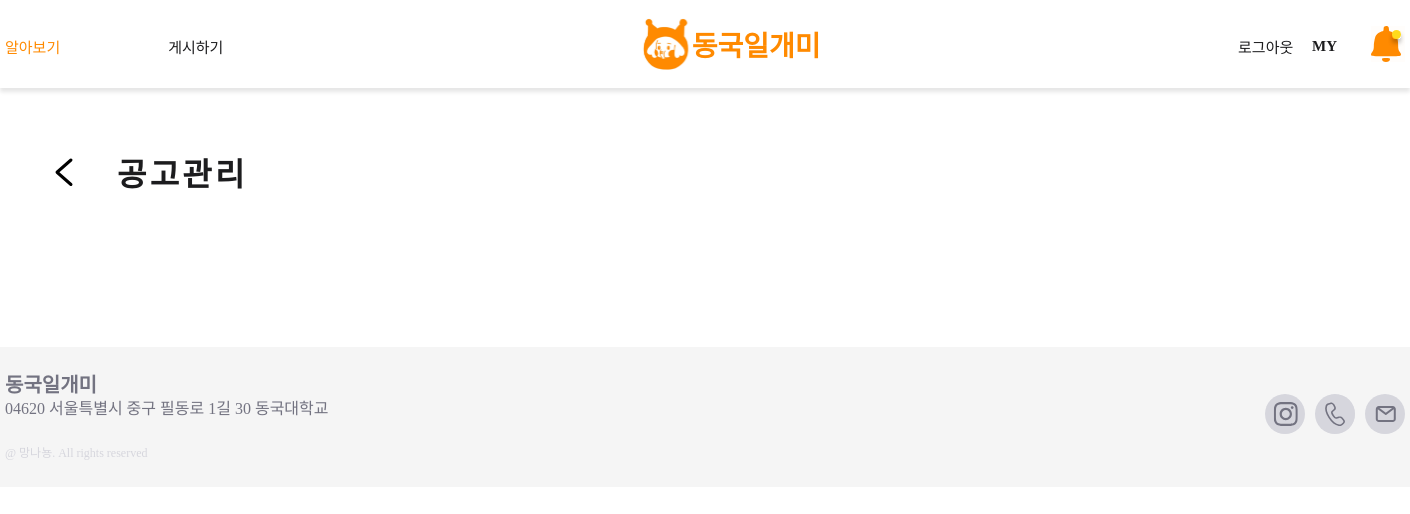
The page /users/staff-mypost/ (signed in) on the database as committed earlier.
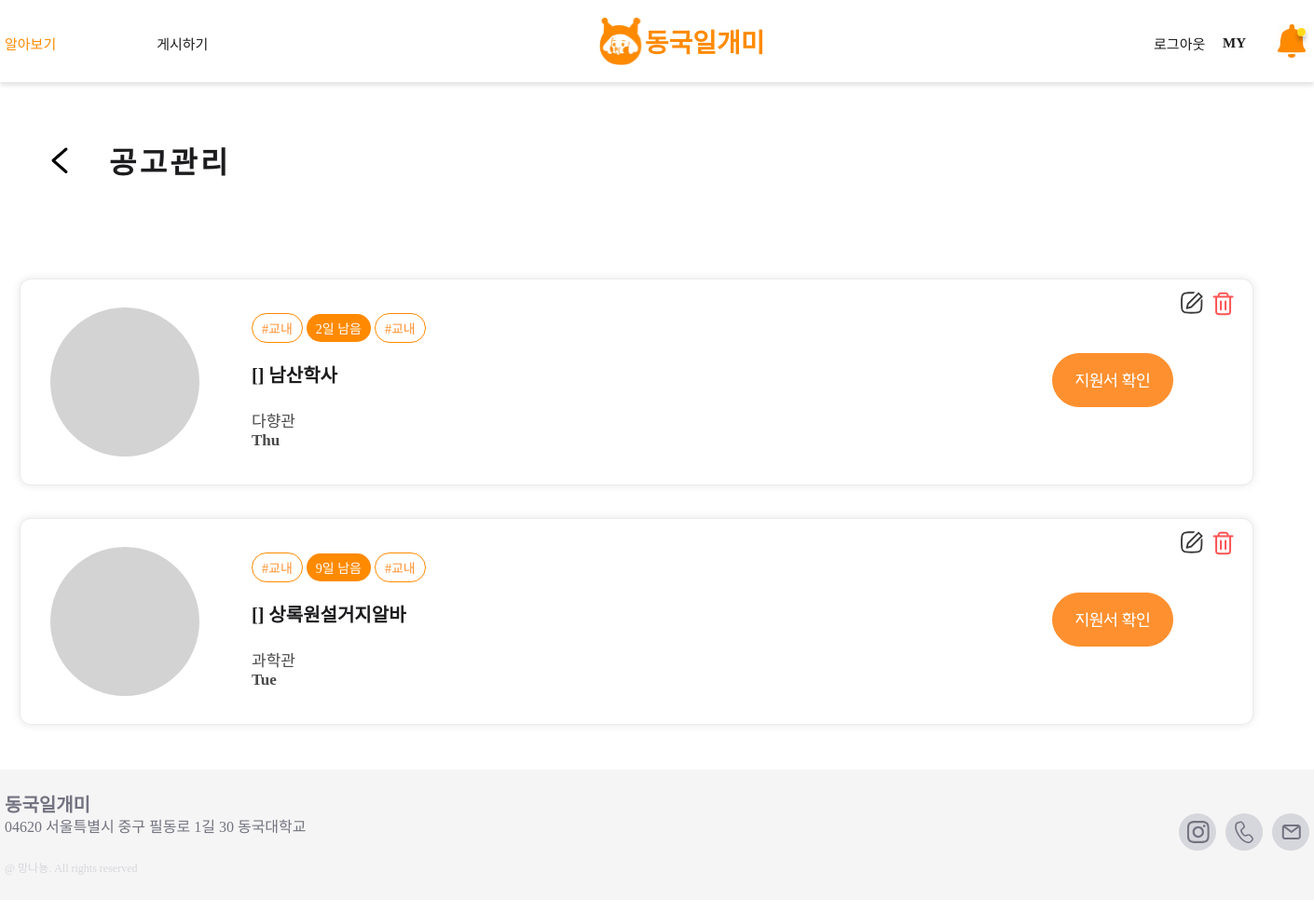
The same page on the database as committed later.
### main/models.py (models this page shows, shortened)
class Post(models.Model):
    writer = models.ForeignKey(User, null=False, blank=False, on_delete=models.CASCADE)
    title = models.CharField(max_length=50)
    building = models.ImageField(upload_to="post/", blank=True, null=True)
    organization = models.CharField(max_length=50, null=True)
    department = models.CharField(max_length=50, null=True)
    is_income_bracket = models.PositiveIntegerField(null=False, default=0) #boolean
    start_date = models.DateField(null=True)
    end_date = models.DateField(null=True)
    deadline = models.DateField(null=True)
    day_left = models.IntegerField(null=True)#남은날짜
    place = models.CharField(max_length=50, blank=False)
    time = models.TextField(max_length=50, null=False)
    recruitment = models.PositiveIntegerField(null=True, default=0)
    wage = models.PositiveIntegerField(null=True, default=0)
    body = models.TextField()
    file = models.ImageField(upload_to="post/", blank=True, null=True)
    pub_date = models.DateTimeField()
    scrap = models.ManyToManyField(User, related_name='scraped', blank=True, default=None)
    scrap_count = models.PositiveIntegerField(default=0)
    inquiry = models.PositiveIntegerField(default=0)
    applicated_count = models.PositiveIntegerField(default=0)

### users/views.py (the view)
# urls.py: path('staff-mypost/', staff_mypost, name="staff-mypost"),
def staff_mypost(request):
    posts = Post.objects.filter(writer=request.user.id)
    return render(request, 'users/staff_mypost.html', {'posts':posts})

### users/templates/users/staff_mypost.html (shortened to what this page needs)
{% extends 'base.html' %}
{% load static %}
{% block content %}
<link
    rel="stylesheet"
    type="text/css"
    href="{% static 'css/users/staff_mypost.css'%}"
/>
<div class="content" id="header">
    <a href="">
        <img src="{% static 'images/icons/vector.svg' %}" id="vector">
    </a>
    <span class="Capital Caption" style="margin-bottom:0.5em;">공고관리</span>
</div>
<div class="content" id="main2">
    {% if posts %}
        {% for post in posts %}
        <div class="card">
            <div class="more_function">
                <a href="">
                    <img src="{% static 'images/icons/fix.svg' %}">
                </a>
                <button type="button" name="trash" onclick="delete_Card(this)">
                    <img src="{% static 'images/icons/trash.svg' %}">
                </button>
            </div>
            <span class="photo">
                <span class="architecture"></span>
            </span>
            <span class="detail">
                <div class="information">
                    <span class="info classification small orange">
                        #{{post.department}}
                    </span>
                    <span class="info date small white">
                        {% if post.day_left >= 0 %}
                            {{ post.day_left }}일 남음
                        {% else %}
                            지원 마감
                        {% endif %}
                    </span>
                    <span class="info classification small orange">
                        #{{post.department}}
                    </span>
                </div>
                <a class="title Caption big" href="{% url 'main:post-detail' post.id %}">
                    [{{post.organization}}] {{post.title}}
                </a>
                <div class="Caption light up">
                    <div>{{post.place}}</div>
                    <div>{{post.time}}</div>
                </div>
            </span>
            <a href="" class="more_info">
                <img src="{% static 'images/icons/check_application.svg' %}"/>
            </a>
        </div>
        {% endfor %}
    {% endif %}
</div>
{% endblock %}

### project/templates/base.html (shortened to what this page needs)
<!DOCTYPE html>
{% load static %}
<html lang="ko">
  <head>
  </head>
  <body style="margin : 0px;">
    <div class="container">
      {% include 'shared/_topnav.html' %}
      {% block content %} {% endblock %}
      {% block footer %}
        {% include 'shared/_footer.html' %}
      {% endblock %}
    </div>
  </body>
</html>

### project/templates/shared/_topnav.html (shortened to what this page needs)
{% load static %}
<link
  rel="stylesheet"
  type="text/css"
  href="{% static 'css/shared/topnav.css'%}"
/>
<div class="screen">
  <div class="topnav">
    <div class="nav-1 header-font">
      <div class="div">
        <div class="nav-2">
          <a class="Caption" href="{% url 'main:mainlistpage' %}">알아보기</a>
          {% if user.profile.student_or_staff == 'student' %}
            <a class="Caption" href="">지원현황</a>
          {% elif user.profile.student_or_staff == 'staff' %}
            <a class="Caption" href="{% url 'main:new-post' %}">게시하기</a>
          {% else %}
            <a class="Caption" href="{% url 'main:new-post' %}">게시하기</a>
          {% endif %}
        </div>
        <a class="logo logo-font" href="{% url 'main:mainpage' %}">
          <img src="{% static 'images/logo.svg' %}" />
          동국일개미
        </a>
        <div class="nav-3">
          {% if user.is_authenticated %}
          <a class="Caption" href="/accounts/logout/">로그아웃</a>
            {% if user.profile.student_or_staff == 'student' %}
            <a class="Caption" href="{% url 'users:student_mypage' %}">MY</a>
            {% elif user.profile.student_or_staff == 'staff' %}
            <a class="Caption" href="{% url 'users:staff-mypage' %}">MY</a>
            {% else %}
            <a class="Caption" href="{% url 'users:staff-mypage' %}">MY</a>
            {% endif %}
          {% endif %}
          <a class="Caption bell">
            <img src="{% static 'images/icons/bell.svg' %}" />
          </a>
        </div>
      </div>
    </div>
  </div>
</div>

### project/templates/shared/_footer.html (shortened to what this page needs)
{% load static %}
<link
    rel="stylesheet"
    type="text/css"
    href="{% static 'css/shared/footer.css'%}"
/>
<div class="footerScreen">
    <div class="footerFrame">
        <div class="footerTextFrame">
            <div class="nameText">동국일개미</div>
            <div class="adressText">04620 서울특별시 중구 필동로 1길 30 동국대학교</div>
            <div class="teamNameText">@ 망나뇽. All rights reserved</div>
        </div>
        <div class="footerIconFrame">
            <div class="icon">
            </div>
            <div class="icon">
            </div>
            <div class="icon">
            </div>
        </div>
    </div>
</div>

### project/static/css/shared/topnav.css (style rules this page uses)
.screen { display: flex; flex-direction: column; width: 100%; height: 88px; align-items: center; justify-content: center; box-sizing: border-box; box-shadow: 0px 4px 4px 0px rgba(0, 0, 0, 0.10); }
.topnav { display: flex; flex-direction: row; margin: 0 auto; margin-bottom: 1.75em; }
.topnav .nav-1 { display: flex; flex-direction: row; width: 1400px; }
.nav-1 .nav-2 { display: flex; gap: 6.75em; margin-top: 2em; }
.topnav .div { display: flex; width: 100%; align-items: center; justify-content: space-between; position: relative; }
.topnav .logo { display:flex; align-items: center; justify-content: center; margin-top: 1em; }
.topnav .nav-3 { display: flex; align-items: center; gap:1.18em; margin-top:2em; }
.Caption { color: #1C1C1E; font-family: "SUITE Variable"; font-size: 15px; font-style: normal; font-weight: 550; line-height: normal; }
.nav-3 .bell { margin-left: 1em; }
.logo-font { color: #FF8A00; font-family: "SUITE Variable"; font-size: 28px; font-style: normal; font-weight: 700; line-height: normal; }
a { display: inline-block; white-space: nowrap; text-decoration-line: none; }
.screen, .topnav, .nav-1, .nav-2, .topnav .div, .topnav .logo, .topnav .nav-3, .nav-3 .nav-link-account { box-sizing: border-box; }

### project/static/css/users/staff_mypost.css (style rules this page uses)
.container { width: 100%; }
.content { display: flex; flex-direction: column; width: 100%; max-width: 1400px; margin-left: 2em; gap: 10px; }
@media (min-width: 1051px) { .content { align-items: start; justify-content: center; } }
#header { margin-top: 56px; flex-direction: row; align-items: center; justify-content: flex-start; }
#vector { width: 86px; height: 74px; }
#main2 { margin-top: 4.8em; gap: 2.2em; }
.card { position: relative; display:flex; width: 82.625em; height: 13.75em; flex-shrink: 0; border-radius: 0.75em; border: 1px solid #EBEBEB; background: #FFF; box-shadow: 0px 0px 10px 0px rgba(0, 0, 0, 0.10); align-items: center; }
.photo { margin-left: 2em; }
.architecture { display:flex; width: 10em; height: 10em; border-radius:50%; background-color: #D3D3D3; }
.detail { margin-left: 3.5em; margin-right: 6.25em; }
.information { margin-bottom: 19px; }
.information .info { display: inline-block; }
.classification { display: flex; padding: 5px 10px; justify-content: center; align-items: center; gap: 8px; flex-shrink: 0; border-radius: 30px; border: 1px solid #FF8A00; background: #FFF; }
.date { display: flex; padding: 5px 10px; justify-content: center; align-items: center; gap: 8px; flex-shrink: 0; border-radius: 30px; background: #FF8A00; }
.more_info { margin-left: auto; margin-right: 5.31em; }
button { background-color: #FFF; border:none; cursor: pointer; }
.more_function { display: flex; align-items: center; position: absolute; top: 10px; right: 10px; }
.Capital { font-size: 32px; font-style: normal; font-weight: 700; line-height: 10px; letter-spacing: 3.2px; }
.orange { color:#FE902F; }
.white { color: #FFF; }
.small { font-size: 14px; font-weight: 500; }
.big { font-size: 20px; font-weight: 600; }
.light { color: rgba(28, 28, 30, 0.80); font-size: 17px; }
.up { margin-top: 22px; }
.nav-1 .nav-2 :nth-child(1) { color: #FF8A00; }

### project/static/css/shared/footer.css (style rules this page uses)
.footerScreen { display: flex; justify-content: center; position: relative; bottom: 0; width: 100%; height: 140px; background-color: #F5F5F5; margin-top: 3em; }
.footerFrame { width: 1400px; height: 140px; display: flex; justify-content: space-between; align-items: center; }
.footerTextFrame { display: flex; flex-direction: column; align-items: flex-start; }
.nameText { color: #737381; font-family: "SUITE Variable"; font-feature-settings: 'clig' off, 'liga' off; font-size: 20px; font-style: normal; font-weight: 700; line-height: 24px; }
.adressText { color: #737381; font-feature-settings: 'clig' off, 'liga' off; font-family: "SUITE Variable"; font-size: 16px; font-style: normal; font-weight: 500; line-height: 24px; }
.teamNameText { margin-top: 24px; color: #D6D6DD; font-family: "SUITE Variable"; font-size: 12px; font-style: normal; font-weight: 500; line-height: 16px; }
.footerIconFrame { display: inline-flex; height: 45.217px; align-items: flex-start; gap: 10px; flex-shrink: 0; }
.icon { display: flex; justify-content: center; align-items: center; width: 40px; height: 40px; flex-shrink: 0; border-radius: 50px; background: #D6D6DD; }

### project/templates/base.html (style rules this page uses)
.container { display: flex; flex-direction: column; justify-content: center; align-items: center; width: 100vw; height: 100%; }

Rows that differ between the two databases and show on the page:
added Post: department "교내", day_left "2", title "남산학사", place "다향관", time "Thu"
added Post: department "교내", day_left "9", title "상록원설거지알바", place "과학관", time "Tue"
